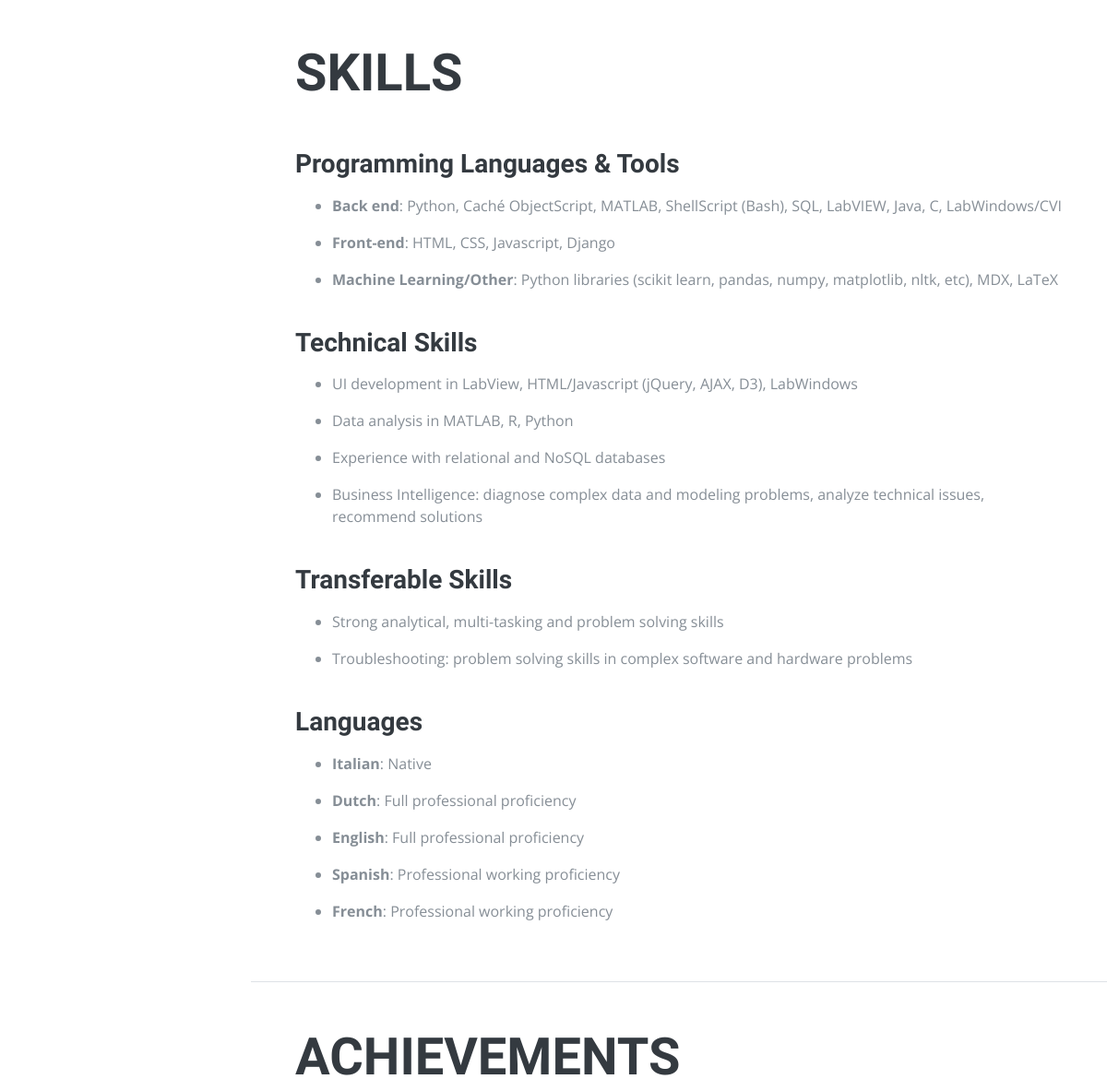
Before: / (middle part) with the older database file.
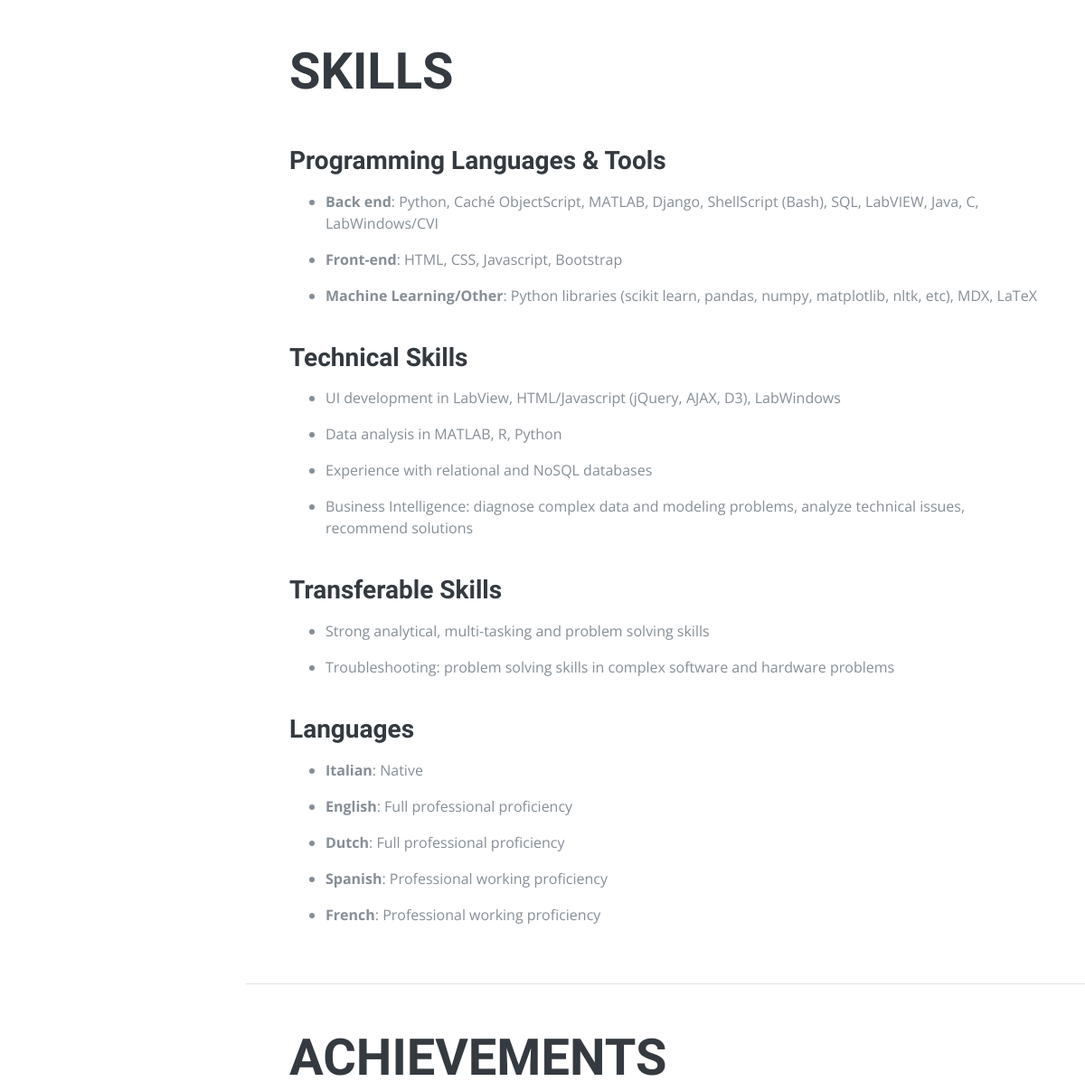
After: the same page with the newer database file.
### resume/models.py (models this page shows, shortened)
class ProgrammingArea(models.Model):
    name = models.CharField(max_length=250)
    order = models.IntegerField(default=1)
    class Meta:
        ordering = ['order','name']

class ProgrammingLanguage(models.Model):
    name = models.CharField(max_length=250)
    programmingarea = models.ForeignKey('ProgrammingArea',on_delete=models.CASCADE)
    NIH_proficiency_scale = (
        (5, 'Expert'),
        (4, 'Advanced'),
        (3, 'Intermediate'),
        (2, 'Novice'),
        (1, 'Fundamental Awareness')
        )
    level = models.IntegerField(help_text='Choice between 1 and 5', choices=NIH_proficiency_scale)
    description = models.CharField(max_length=50, blank=True)
    order = models.IntegerField(default=1)
    class Meta:
        db_table = 'programminglanguage'
        ordering = ['order', 'id']

class Skillset(models.Model):
    name = models.CharField(max_length=250)
    class Meta:
        ordering = ['id']

class Skill(models.Model):
    name =  models.CharField(max_length=250)
    order = models.IntegerField(default=1)
    skillset = models.ForeignKey('Skillset',on_delete=models.CASCADE)
    class Meta:
        ordering = ['order','id']

class Language(models.Model):
    language = models.CharField(max_length=20,blank=False)
    order = models.IntegerField(default=1)
    ILR_scale = (
        (5, 'Native'),
        (4, 'Full professional proficiency'),
        (3, 'Professional working proficiency'),
        (2, 'Limited professional proficiency'),
        (1, 'Elementary professional proficiency')
        )
    level = models.IntegerField(help_text='Choice between 1 and 5', default=5, choices=ILR_scale)
    class Meta:
        ordering = ['level','order']

### resume/views.py (the view)
# urls.py: url(r'^$', views.index, name='index'),
def index(request):
    site_name = RequestSite(request).domain
    personal_info = PersonalInfo.objects.all()[:1]
    overview = Overview.objects.all()[:1]
    education = Education.objects.all()
    jobaccomplishment = JobAccomplishment.objects.all()
    achievement = Achievement.objects.all()
    job_list = Job.objects.all()
    skillset = Skillset.objects.all()
    progarea = ProgrammingArea.objects.all()
    proglan = ProgrammingLanguage.objects.all()
    language = Language.objects.all()
    project = Project.objects.all()
    publication = Publication.objects.all()
    return render(request, 'resume/resume.html', {
        'site_name': site_name,
        'personal_info': personal_info,
        'overview' : overview,
        'education' : education,
        'language' : language,
        'achievement' : achievement,
        'job_list' : job_list,
        'skillset' : skillset,
        'progarea' : progarea,
        'proglan' : proglan,
        'project' : project,
        'publication' : publication,
    })

### resume/models.py (called while the page is built)
    def formatted_start_date(self):
        return self.start_date.strftime("%b %Y")

    def formatted_end_date(self):
        if (self.end_date == None):
            return "Current"
        else:
            return self.end_date.strftime("%b %Y")

    def formatted_start_date(self):
        if self.start_date is None:
            return None
        return self.start_date.strftime("%b %Y")

    def formatted_end_date(self):
        if self.is_current == True or self.end_date is None:
            return "Current"
        else:
            return self.end_date.strftime("%b %Y")

    def formatted_authors(self):
        return self.authors.replace(self.author_underlined,'<span class="strong-underlined">'+self.author_underlined+'</span>')

### resume/templates/resume/resume.html (shortened to what this page needs)
{% extends "resume/base.html" %}
{% block sideNav %}
{% load static %}
{% endblock %}
{% block content %}
{% with personal_info|first as pinfo %}
<div class="container-fluid p-0">
  <section class="resume-section p-3 p-lg-5 d-flex flex-column" id="skills">
      <div class="my-auto">
        <h2 class="mb-5">Skills</h2>
        <div class="subheading mb-3">
          <h3 class="mb-0">Programming Languages &amp; Tools</h3>
        </div>
        <ul>
          {% for parea in progarea %}
          <li>
            <p>
              <strong>{{ parea.name }}</strong>:
              {% for prog in parea.programminglanguage_set.all %}
              {{ prog.name }}{%if not forloop.last%},{%endif%}
              {% endfor %}
            </p>
          </li>
          {% endfor %}
        </ul>
        <br>
        {% for sks in skillset %}
        <div class="subheading mb-3">
          <h3 class="mb-0">{{sks.name}}</h3>
        </div>
        <ul>
          {% for sk in sks.skill_set.all %}
          <li>
            <p>
            {{ sk.name }}
            </p>
          </li>
          {% endfor %}
        </ul>
        <br>
        {% endfor %}
        <div class="subheading mb-3">
          <h3 class="mb-0">Languages</h3>
        </div>
        <ul>
          {% for lan in language|dictsortreversed:"level" %}
          <li>
            <p>
            <strong>{{ lan.language }}</strong>: {{ lan.get_level_display }}
            </p>
          </li>
          {% endfor %}
        </ul>
      </div>
    </section>
  <section class="resume-section p-3 p-lg-5 d-flex flex-column" id="achievements">
    <div class="my-auto">
      <h2 class="mb-5">Achievements</h2>
      <br>
  </section>
  <br>
{% endwith %}
{% endblock %}

### resume/templates/resume/base.html (shortened to what this page needs)
<!DOCTYPE html>
<html lang="en">
{% load static %}
  <head>
    <link href="{% static 'resume/vendor/bootstrap/css/bootstrap.min.css' %}" rel="stylesheet">
    <link href="{% static 'resume/vendor/font-awesome/css/font-awesome.min.css' %}" rel="stylesheet">
    <link href="{% static 'resume/vendor/devicons/css/devicons.min.css' %}" rel="stylesheet">
    <link href="{% static 'resume/vendor/simple-line-icons/css/simple-line-icons.css' %}" rel="stylesheet">
    <link href="{% static 'resume/css/resume.min.css' %}" rel="stylesheet">
    <link href="{% static 'resume/css/resume2.css' %}" rel="stylesheet">
  </head>
  <body id="page-top">
    {% block content %}
    {% endblock %}
  </body>
</html>

### resume/static/resume/css/resume2.css (style rules this page uses)
.subheading { text-transform: none; }
.subheading { text-transform:none;font-weight:500;font-family:'Saira Extra Condensed',serif;font-size:1.35rem }
h1, h2, h3, h4, h5, h6 { font-family: 'Saira Extra Condensed',serif; font-weight: 700; text-transform: none; color: #343a40; }
h1, h2 { text-transform: uppercase; }

Changed rows visible on the page:
changed ProgrammingArea "Back end": gains ProgrammingLanguage (name "Django")
changed ProgrammingArea "Front-end": loses ProgrammingLanguage (name "Django")
added ProgrammingLanguage: name "Bootstrap", shown under ProgrammingArea "Front-end"
shown differently, row unchanged: Language "English": moves up the list
